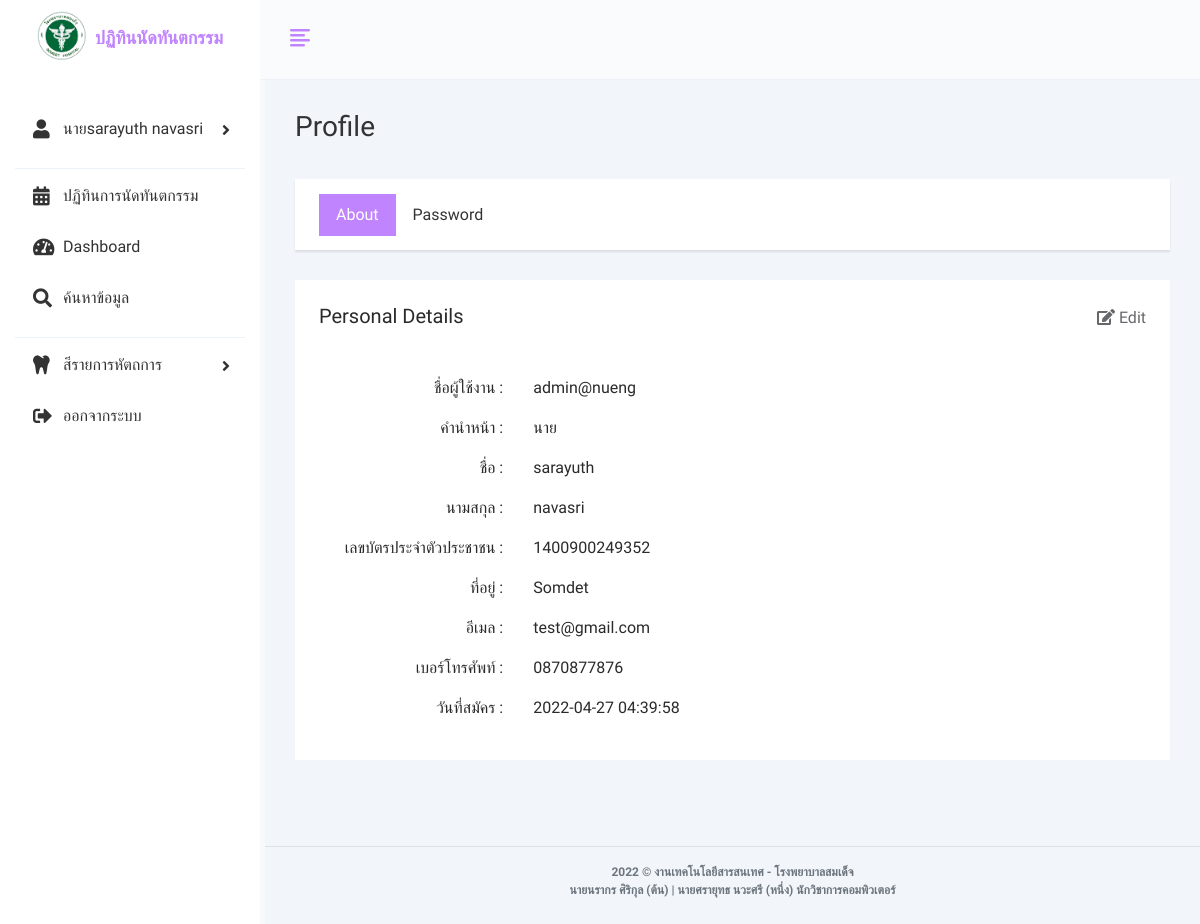
The app's page /profile.php (signed in), older data.
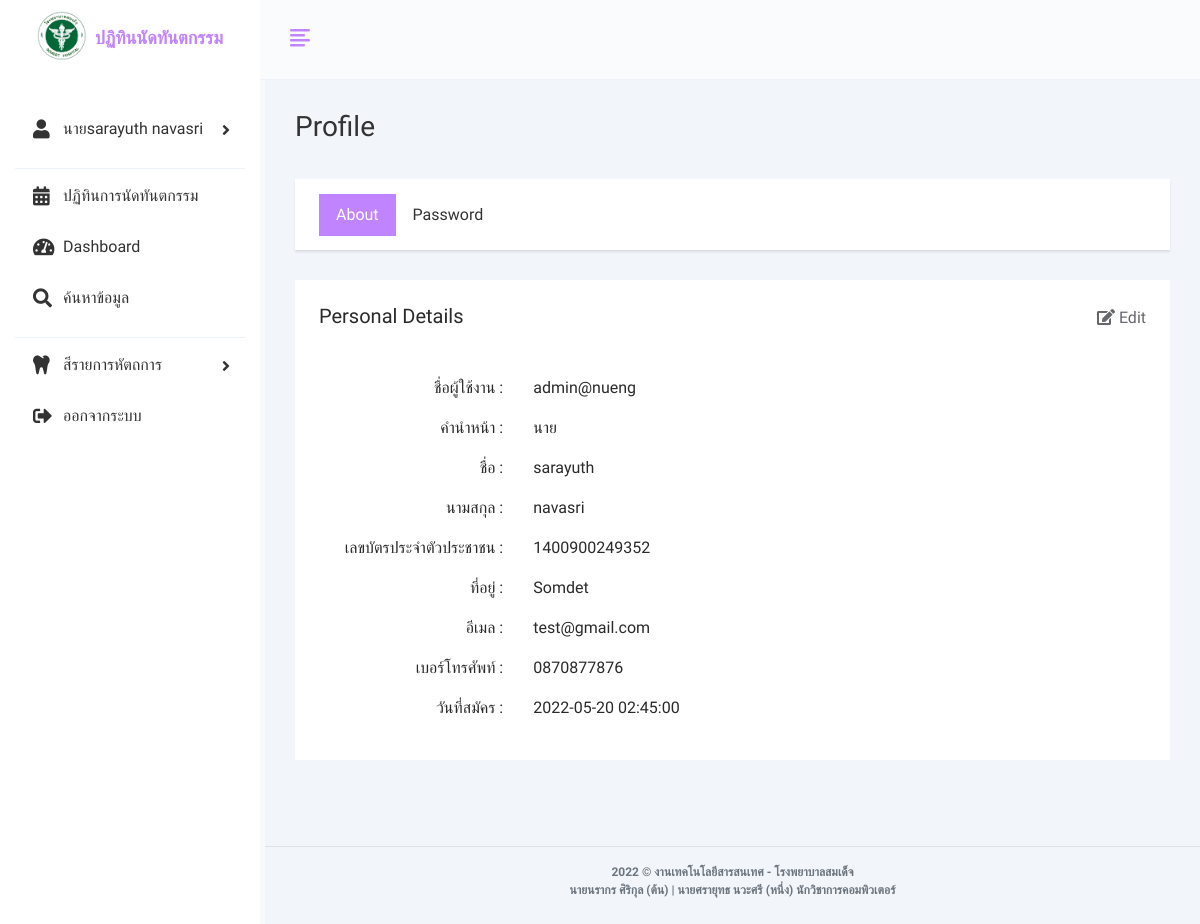
The same page, newer data.
### tables this page shows
CREATE TABLE `users` (
  `user_id` int(11) NOT NULL,
  `username` varchar(50) NOT NULL,
  `password` varchar(255) NOT NULL,
  `pname` varchar(255) NOT NULL,
  `firstname` varchar(100) NOT NULL,
  `lastname` varchar(100) NOT NULL,
  `cid` varchar(50) NOT NULL,
  `address` varchar(100) NOT NULL,
  `email` varchar(100) NOT NULL,
  `tel` varchar(50) NOT NULL,
  `user_level` varchar(10) NOT NULL,
  `date` timestamp NOT NULL DEFAULT current_timestamp()
);

### profile.php (the view, shortened to what this page needs)
<?php
if (!$_SESSION["user_id"]) {
    Header("Location: index.php");
} else { ?>
<?php include "components/header-level.php" ?>
<?php include "components/sidebar-level.php" ?>
<div class="main-wrapper">
	<div class="page-wrapper">
		<div class="content container-fluid">
			<div class="page-header mt-5">
				<div class="row">
					<div class="col">
						<h3 class="page-title">Profile</h3>
					</div>
				</div>
			</div>
			<div class="row">
				<div class="col-md-12">
					<div class="profile-menu">
						<ul class="nav nav-tabs nav-tabs-solid">
							<li class="nav-item"> <a class="nav-link active" data-toggle="tab" href="#per_details_tab">About</a> </li>
							<li class="nav-item"> <a class="nav-link" data-toggle="tab" href="#password_tab">Password</a> </li>
						</ul>
					</div>
					<div class="tab-content profile-tab-cont">
						<div class="tab-pane fade show active" id="per_details_tab">
							<div class="row ">
								<div class="col-lg-12">
									<div class="card ">
										<div class="card-body ">
											<h5 class="card-title d-flex justify-content-between ">
												<span>Personal Details</span>
												<a class="edit-link" data-toggle="modal" href="#edit_personal_details"><i class="fa fa-edit mr-1"></i>Edit</a>
											</h5>
											<div class="row mt-5">
												<p class="col-sm-3 text-sm-right mb-0 mb-sm-3">ชื่อผู้ใช้งาน :</p>
												<p class="col-sm-9"><?php echo $row['username']; ?></p>
											</div>
											<div class="row">
												<p class="col-sm-3 text-sm-right mb-0 mb-sm-3">คำนำหน้า :</p>
												<p class="col-sm-9"><?php echo $row['pname']; ?></p>
											</div>
											<div class="row">
												<p class="col-sm-3 text-sm-right mb-0 mb-sm-3">ชื่อ :</p>
												<p class="col-sm-9"><?php echo $row['firstname']; ?></p>
											</div>
											<div class="row">
												<p class="col-sm-3 text-sm-right mb-0 mb-sm-3">นามสกุล :</p>
												<p class="col-sm-9"><?php echo $row['lastname']; ?></p>
											</div>
											<div class="row">
												<p class="col-sm-3 text-sm-right mb-0 mb-sm-3">เลขบัตรประจำตัวประชาชน :</p>
												<p class="col-sm-9"><?php echo $row['cid']; ?></p>
											</div>
											<div class="row ">
												<p class="col-sm-3 text-sm-right mb-0 mb-sm-3">ที่อยู่ :</p>
												<p class="col-sm-9"><?php echo $row['address']; ?></p>
											</div>
											<div class="row ">
												<p class="col-sm-3 text-sm-right mb-0 mb-sm-3">อีเมล :</p>
												<p class="col-sm-9"><?php echo $row['email']; ?></p>
											</div>
											<div class="row ">
												<p class="col-sm-3 text-sm-right mb-0 mb-sm-3">เบอร์โทรศัพท์ :</p>
												<p class="col-sm-9"><?php echo $row['tel']; ?></p>
											</div>
											<div class="row ">
												<p class="col-sm-3 text-sm-right mb-0 mb-sm-3">วันที่สมัคร :</p>
												<p class="col-sm-9"><?php echo $row['date']; ?></p>
											</div>
										</div>
									</div>
								</div>
							</div>
						</div>
					</div>
				</div>
			</div>
		</div>
		<?php include "components/footer.php" ?>
	</div>
</div>
</body>
</html>
<?php } ?>

### components/header-level.php (shortened to what this page needs)
<!DOCTYPE html>
<html lang="en">
  <head>
    <link rel="stylesheet" href="components/assets/css/bootstrap.min.css" />
    <link rel="stylesheet" href="components/assets/plugins/fontawesome/css/fontawesome.min.css"/>
    <link rel="stylesheet" href="components/assets/plugins/fontawesome/css/all.min.css" />
    <link rel="stylesheet" href="components/assets/css/feathericon.min.css" />
    <link rel="stylesheet" href="components/assets/plugins/morris/morris.css" />
    <link rel="stylesheet" href="components/assets/css/style.css" />
    <link rel="stylesheet" href="components/assets/css/footers.css" />
    <link rel="stylesheet" href="components/assets/plugins/datatables/datatables.min.css">
	  <link rel="stylesheet" type="text/css" href="components/assets/plugins/fontawesome/css/all.min.css">
    <link rel="stylesheet" href="https://cdn.datatables.net/1.11.5/css/dataTables.bootstrap5.min.css">
  </head>
  <body>
    <div class="main-wrapper">
      <div class="header">
        <div class="header-left">
          <a href="../index.php" class="logo">
            <img
              src="components/assets/img/logo-sd.png"
              width="50"
              height="70"
              alt="logo"
            />
            <span class="logoclass">ปฏิทินนัดทันตกรรม</span>
          </a>
        </div>
        <a href="javascript:void(0);" id="toggle_btn">
          <i class="fe fe-text-align-left"></i>
        </a>
      </div>

### components/sidebar-level.php (shortened to what this page needs)
<?php
	include('db/pdo_connect.php');
  $select_stmt = $db->prepare("SELECT * FROM users WHERE username = :username");
  $select_stmt->bindParam(':username', $_SESSION['username']);
  $select_stmt->execute();
  $row = $select_stmt->fetch(PDO::FETCH_ASSOC);
?>
<div class="sidebar" id="sidebar">
        <div class="sidebar-inner slimscroll">
          <div id="sidebar-menu" class="sidebar-menu">
            <ul>
            <?php if(isset($_SESSION['user_id'])){ ?>
              <?php if($row['user_level'] == 'admin'){ ?>
                <li class="submenu">
                  <a href="#">
                    <i class="fas fa-user"></i> <span><?php echo $row['pname']; ?><?php echo $row['firstname']; ?><?php echo ' ' ?><?php echo $row['lastname']; ?></span>
                    <span class="menu-arrow"></span>
                  </a>
                </li>
               <?php }else if($row['user_level'] == 'doctor'){ ?>
                <li class="submenu">
                  <a href="#">
                    <i class="fas fa-user"></i> <span><?php echo $row['pname']; ?><?php echo $row['firstname']; ?><?php echo ' ' ?><?php echo $row['lastname']; ?></span>
                    <span class="menu-arrow"></span>
                  </a>
                  <ul class="submenu_class" style="display: none">
                    <li><a  href="profile.php?user_id=<?= $row['user_id'];?>">โปรไฟล์</a></li>
                    <li><a  href="add-calendar-den.php">เพิ่มข้อมูลในปฏิทิน</a></li>
                    <li><a  href="check-status-user.php">เช็คสถานะวันนัด</a></li>
                  </ul>
                </li>
              <?php }else if($row['user_level'] == 'user'){ ?>
                <li class="submenu">
                  <a href="#">
                    <i class="fas fa-user"></i> <span><?php echo $row['pname']; ?><?php echo $row['firstname']; ?><?php echo ' ' ?><?php echo $row['lastname']; ?></span>
                    <span class="menu-arrow"></span>
                  </a>
                  <ul class="submenu_class" style="display: none">
                    <li><a  href="profile.php?user_id=<?= $row['user_id'];?>">โปรไฟล์</a></li>
                    <li><a  href="add-calendar.php">เพิ่มข้อมูลในปฏิทิน</a></li>
                  </ul>
                </li>
               <?php } ?>
            <?php } ?>
              <li class="list-divider"></li>
              <?php if(isset($_SESSION['user_id'])) {?>
                <li>
                <a href="calendar-level.php">
                  <i class="fas fa-calendar-alt"></i><span>ปฏิทินการนัดทันตกรรม</span>
                </a>
              </li>
              <?php } ?>
              <li>
                <a href="dashboard-level.php">
                  <i class="fas fa-tachometer-alt"></i><span>Dashboard</span>
                </a>
              </li>
			        <li>
                <a href="search-level.php">
                  <i class="fas fa-search"></i><span>ค้นหาข้อมูล</span>
                </a>
              </li>
              <li class="list-divider"></li>
              <li class="submenu">
                <a href="#">
                  <i class="fas fa-tooth"></i> <span> สีรายการหัตถการ </span>
                  <span class="menu-arrow"></span>
                </a>
              </li>
              <?php if(isset($_SESSION['user_id'])){ ?>
              <li>
                <a class="exit-btn" href="logout.php">
                <i class="fas fa-sign-out-alt"></i><span>ออกจากระบบ</span>
                </a>
              </li>
              <?php } ?>
            </ul>
          </div>
        </div>
      </div>

### components/footer.php
<footer class="py-3 my-4">
  <ul class="nav justify-content-center border-bottom pb-3 mb-3">
  </ul>
  <p class="text-center text-muted"
  style="font-weight: bold; font-size: 12px;">2022 &copy; งานเทคโนโลยีสารสนเทศ - โรงพยาบาลสมเด็จ <br>นายนรากร ศิริกุล (ต้น) | นายศรายุทธ นวะศรี (หนึ่ง) นักวิชาการคอมพิวเตอร์</p>
</footer>

Row changes from the older to the newer data that the page shows:
changed users "นาย": date "2022-04-27 04:39:58" → "2022-05-20 02:45:00"
